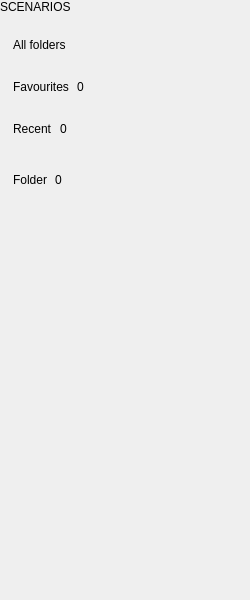
          <widget class="QWidget" name="railBody">
           <property name="geometry">
            <rect>
             <x>0</x>
             <y>0</y>
             <width>250</width>
             <height>600</height>
            </rect>
           </property>
           <layout class="QVBoxLayout" name="railBodyLayout">
            <property name="spacing">
             <number>0</number>
            </property>
            <property name="leftMargin">
             <number>0</number>
            </property>
            <property name="topMargin">
             <number>0</number>
            </property>
            <property name="rightMargin">
             <number>0</number>
            </property>
            <property name="bottomMargin">
             <number>0</number>
            </property>
            <item>
             <widget class="QLabel" name="railHeading">
              <property name="text">
               <string>SCENARIOS</string>
              </property>
              <property name="role" stdset="0">
               <string>heading</string>
              </property>
              <property name="letterSpacing" stdset="0">
               <double>2.6</double>
              </property>
             </widget>
            </item>
            <item>
             <spacer name="gap_13">
              <property name="orientation">
               <enum>Qt::Orientation::Vertical</enum>
              </property>
              <property name="sizeType">
               <enum>QSizePolicy::Policy::Fixed</enum>
              </property>
              <property name="sizeHint" stdset="0">
               <size>
                <width>1</width>
                <height>14</height>
               </size>
              </property>
             </spacer>
            </item>
            <item alignment="Qt::AlignmentFlag::AlignLeft">
             <widget class="QFrame" name="chipAll">
              <property name="minimumSize">
               <size>
                <width>0</width>
                <height>34</height>
               </size>
              </property>
              <property name="maximumSize">
               <size>
                <width>16777215</width>
                <height>34</height>
               </size>
              </property>
              <property name="role" stdset="0">
               <string>filter</string>
              </property>
              <property name="action" stdset="0">
               <string>Logic.open('')</string>
              </property>
              <property name="bind_current" stdset="0">
               <string>scnView === 'FOLDER' &amp;&amp; folder === '' &amp;&amp; query === ''</string>
              </property>
              <layout class="QHBoxLayout" name="chipAllLayout">
               <property name="spacing">
                <number>8</number>
               </property>
               <property name="leftMargin">
                <number>13</number>
               </property>
               <property name="topMargin">
                <number>0</number>
               </property>
               <property name="rightMargin">
                <number>13</number>
               </property>
               <property name="bottomMargin">
                <number>0</number>
               </property>
               <item>
                <widget class="QLabel" name="chipAllLabel">
                 <property name="text">
                  <string>All folders</string>
                 </property>
                 <property name="role" stdset="0">
                  <string>filterLabel</string>
                 </property>
                 <property name="elide" stdset="0">
                  <bool>true</bool>
                 </property>
                </widget>
               </item>
              </layout>
             </widget>
            </item>
            <item>
             <spacer name="gap_14">
              <property name="orientation">
               <enum>Qt::Orientation::Vertical</enum>
              </property>
              <property name="sizeType">
               <enum>QSizePolicy::Policy::Fixed</enum>
              </property>
              <property name="sizeHint" stdset="0">
               <size>
                <width>1</width>
                <height>8</height>
               </size>
              </property>
             </spacer>
            </item>
            <item alignment="Qt::AlignmentFlag::AlignLeft">
             <widget class="QFrame" name="chipFav">
              <property name="minimumSize">
               <size>
                <width>0</width>
                <height>34</height>
               </size>
              </property>
              <property name="maximumSize">
               <size>
                <width>16777215</width>
                <height>34</height>
               </size>
              </property>
              <property name="role" stdset="0">
               <string>filter</string>
              </property>
              <property name="action" stdset="0">
               <string>Logic.showList('FAV')</string>
              </property>
              <property name="bind_current" stdset="0">
               <string>scnView === 'FAV' &amp;&amp; query === ''</string>
              </property>
              <layout class="QHBoxLayout" name="chipFavLayout">
               <property name="spacing">
                <number>8</number>
               </property>
               <property name="leftMargin">
                <number>13</number>
               </property>
               <property name="topMargin">
                <number>0</number>
               </property>
               <property name="rightMargin">
                <number>13</number>
               </property>
               <property name="bottomMargin">
                <number>0</number>
               </property>
               <item>
                <widget class="QLabel" name="chipFavLabel">
                 <property name="text">
                  <string>Favourites</string>
                 </property>
                 <property name="role" stdset="0">
                  <string>filterLabel</string>
                 </property>
                 <property name="elide" stdset="0">
                  <bool>true</bool>
                 </property>
                </widget>
               </item>
               <item>
                <widget class="QLabel" name="chipFavCount">
                 <property name="text">
                  <string>0</string>
                 </property>
                 <property name="role" stdset="0">
                  <string>filterCount</string>
                 </property>
                 <property name="bind" stdset="0">
                  <string>'' + favs.length</string>
                 </property>
                </widget>
               </item>
              </layout>
             </widget>
            </item>
            <item>
             <spacer name="gap_15">
              <property name="orientation">
               <enum>Qt::Orientation::Vertical</enum>
              </property>
              <property name="sizeType">
               <enum>QSizePolicy::Policy::Fixed</enum>
              </property>
              <property name="sizeHint" stdset="0">
               <size>
                <width>1</width>
                <height>8</height>
               </size>
              </property>
             </spacer>
            </item>
            <item alignment="Qt::AlignmentFlag::AlignLeft">
             <widget class="QFrame" name="chipRecent">
              <property name="minimumSize">
               <size>
                <width>0</width>
                <height>34</height>
               </size>
              </property>
              <property name="maximumSize">
               <size>
                <width>16777215</width>
                <height>34</height>
               </size>
              </property>
              <property name="role" stdset="0">
               <string>filter</string>
              </property>
              <property name="action" stdset="0">
               <string>Logic.showList('RECENT')</string>
              </property>
              <property name="bind_current" stdset="0">
               <string>scnView === 'RECENT' &amp;&amp; query === ''</string>
              </property>
              <layout class="QHBoxLayout" name="chipRecentLayout">
               <property name="spacing">
                <number>8</number>
               </property>
               <property name="leftMargin">
                <number>13</number>
               </property>
               <property name="topMargin">
                <number>0</number>
               </property>
               <property name="rightMargin">
                <number>13</number>
               </property>
               <property name="bottomMargin">
                <number>0</number>
               </property>
               <item>
                <widget class="QLabel" name="chipRecentLabel">
                 <property name="text">
                  <string>Recent</string>
                 </property>
                 <property name="role" stdset="0">
                  <string>filterLabel</string>
                 </property>
                 <property name="elide" stdset="0">
                  <bool>true</bool>
                 </property>
                </widget>
               </item>
               <item>
                <widget class="QLabel" name="chipRecentCount">
                 <property name="text">
                  <string>0</string>
                 </property>
                 <property name="role" stdset="0">
                  <string>filterCount</string>
                 </property>
                 <property name="bind" stdset="0">
                  <string>'' + recent.length</string>
                 </property>
                </widget>
               </item>
              </layout>
             </widget>
            </item>
            <item>
             <spacer name="gap_16">
              <property name="orientation">
               <enum>Qt::Orientation::Vertical</enum>
              </property>
              <property name="sizeType">
               <enum>QSizePolicy::Policy::Fixed</enum>
              </property>
              <property name="sizeHint" stdset="0">
               <size>
                <width>1</width>
                <height>8</height>
               </size>
              </property>
             </spacer>
            </item>
            <item>
             <widget class="QFrame" name="railRule">
              <property name="minimumSize">
               <size>
                <width>230</width>
                <height>1</height>
               </size>
              </property>
              <property name="maximumSize">
               <size>
                <width>230</width>
                <height>1</height>
               </size>
              </property>
              <property name="role" stdset="0">
               <string>rule</string>
              </property>
             </widget>
            </item>
            <item>
             <spacer name="gap_17">
              <property name="orientation">
               <enum>Qt::Orientation::Vertical</enum>
              </property>
              <property name="sizeType">
               <enum>QSizePolicy::Policy::Fixed</enum>
              </property>
              <property name="sizeHint" stdset="0">
               <size>
                <width>1</width>
                <height>8</height>
               </size>
              </property>
             </spacer>
            </item>
            <item>
             <widget class="QWidget" name="railFolders" native="true">
              <property name="list" stdset="0">
               <string>topFolders</string>
              </property>
              <layout class="QVBoxLayout" name="railFoldersLayout">
               <property name="spacing">
                <number>8</number>
               </property>
               <property name="leftMargin">
                <number>0</number>
               </property>
               <property name="topMargin">
                <number>0</number>
               </property>
               <property name="rightMargin">
                <number>0</number>
               </property>
               <property name="bottomMargin">
                <number>0</number>
               </property>
               <item alignment="Qt::AlignmentFlag::AlignLeft">
                <widget class="QFrame" name="folderChip">
                 <property name="minimumSize">
                  <size>
                   <width>0</width>
                   <height>34</height>
                  </size>
                 </property>
                 <property name="maximumSize">
                  <size>
                   <width>250</width>
                   <height>34</height>
                  </size>
                 </property>
                 <property name="role" stdset="0">
                  <string>filter</string>
                 </property>
                 <property name="action" stdset="0">
                  <string>Logic.open(item.path)</string>
                 </property>
                 <property name="bind_current" stdset="0">
                  <string>scnView === 'FOLDER' &amp;&amp; query === '' &amp;&amp; (folder === item.path || folder.indexOf(item.path + '/') === 0)</string>
                 </property>
                 <property name="template" stdset="0">
                  <bool>true</bool>
                 </property>
                 <layout class="QHBoxLayout" name="folderChipLayout">
                  <property name="spacing">
                   <number>8</number>
                  </property>
                  <property name="leftMargin">
                   <number>13</number>
                  </property>
                  <property name="topMargin">
                   <number>0</number>
                  </property>
                  <property name="rightMargin">
                   <number>13</number>
                  </property>
                  <property name="bottomMargin">
                   <number>0</number>
                  </property>
                  <item>
                   <widget class="QLabel" name="folderChipLabel">
                    <property name="text">
                     <string>Folder</string>
                    </property>
                    <property name="role" stdset="0">
                     <string>filterLabel</string>
                    </property>
                    <property name="bind" stdset="0">
                     <string>item.name</string>
                    </property>
                    <property name="elide" stdset="0">
                     <bool>true</bool>
                    </property>
                   </widget>
                  </item>
                  <item>
                   <widget class="QLabel" name="folderChipCount">
                    <property name="text">
                     <string>0</string>
                    </property>
                    <property name="role" stdset="0">
                     <string>filterCount</string>
                    </property>
                    <property name="bind" stdset="0">
                     <string>'' + Logic.countIn(item.path)</string>
                    </property>
                   </widget>
                  </item>
                 </layout>
                </widget>
               </item>
              </layout>
             </widget>
            </item>
            <item>
             <spacer name="vSpacer_4">
              <property name="orientation">
               <enum>Qt::Orientation::Vertical</enum>
              </property>
              <property name="sizeHint" stdset="0">
               <size>
                <width>20</width>
                <height>0</height>
               </size>
              </property>
             </spacer>
            </item>
           </layout>
          </widget>
